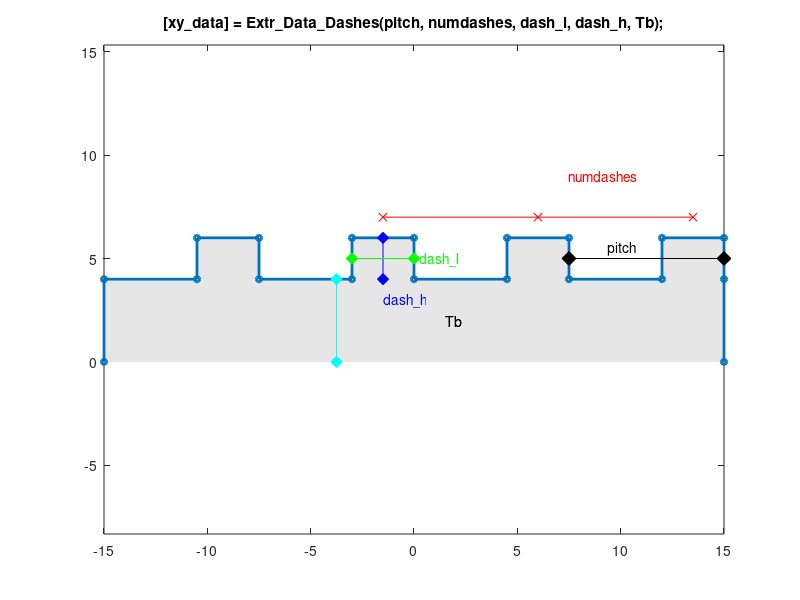

This figure's MATLAB source:
function [xy_data] = Extr_Data_Dashes(pitch, numdashes, dash_l, dash_h, Tb)
% EXTR_DATA_GEAR Produce extrusion data for a dashed line as a set of
% vertices.
%   [xy_data] = Extr_Data_Dashes(pitch, numdashes, dash_l, dash_h, Tb)
%   This function returns x-y data for a solid to represent a dashed line.
%   You can specify:
%       pitch     - Separation of dashes 
%       numdashes - Number of teeth
%       dash_l    - Length of dash
%       dash_h    - Height of dash
%       Tb        - Thickness of base of dash solid
% 
% The profile is centered about the midpoint of the  
% mid dash height.

% Copyright 2012-2022 The MathWorks, Inc.

showplot = 'n';

% DEFAULT DATA TO SHOW DIAGRAM
if (nargin == 0)
    pitch = 7.5;
    numdashes = 4;
    dash_l = 3;
    dash_h = 2;
    Tb = 4;
end

% Generate single tooth profile
dash_profile = [0    0; 
                 pitch-dash_l   0;
                 pitch-dash_l   dash_h;
                 pitch          dash_h];
    
% Repeat teeth             
rack_profile = [0 -Tb; dash_profile];             
for idx=2:numdashes
    dash_profile(:,1) = dash_profile(:,1) + pitch; 
    rack_profile = [rack_profile; dash_profile];
end
rack_profile = [rack_profile; numdashes*pitch 0; numdashes*pitch -Tb];       

% Center rack profile
rack_profile(:,1) = rack_profile(:,1) - numdashes*pitch/2;
rack_profile(:,2) = rack_profile(:,2) - dash_h/2;

xy_data = flipud(rack_profile);
dashes_origin_offset = [0 Tb+dash_h/2];
xy_data = xy_data + dashes_origin_offset; 
if (nargin == 0 || strcmpi(showplot,'plot'))
    
    % Figure name
    figString = ['h1_' mfilename];
    % Only create a figure if no figure exists
    figExist = 0;
    fig_hExist = evalin('base',['exist(''' figString ''')']);
    if (fig_hExist)
        figExist = evalin('base',['ishandle(' figString ') && strcmp(get(' figString ', ''type''), ''figure'')']);
    end
    if ~figExist
        fig_h = figure('Name',figString);
        assignin('base',figString,fig_h);
    else
        fig_h = evalin('base',figString);
    end
    figure(fig_h)
    clf(fig_h)
    
    % Plot extrusion
    patch(xy_data(:,1),xy_data(:,2),[1 1 1]*0.90,'EdgeColor','none');
    hold on
    plot(xy_data(:,1),xy_data(:,2),'-','Marker','o','MarkerSize',4,'LineWidth',2);
    axis('equal');
    
    % SHOW PARAMETERS
    hold on

	teeth_pts = [0 pitch 2*pitch]-dash_l/2;
    plot(teeth_pts,(dash_h+dashes_origin_offset(2))*ones(size(teeth_pts)),'r-x','MarkerFaceColor','r');
    text(pitch,dash_h*2+dashes_origin_offset(2),'{\color{red}numdashes}');

    plot([pitch  2*pitch]+[1 1]*dashes_origin_offset(1),[0 0]+[1 1]*dashes_origin_offset(2),'k-d','MarkerFaceColor','k','MarkerSize',10);
    text(1.25*pitch+dashes_origin_offset(1),+dash_h/4+dashes_origin_offset(2),'pitch');

    plot([1 1]*-dash_l/2+[1 1]*dashes_origin_offset(1),[-1 1]*dash_h/2+[1 1]*dashes_origin_offset(2),'b-d','MarkerFaceColor','b','MarkerSize',8);
    text(-dash_l/2+dashes_origin_offset(1),-dash_h+dashes_origin_offset(2), '{\color{blue}dash\_h}');

    plot([-1 0]*dash_l+[1 1]*dashes_origin_offset(1),[0 0]+[1 1]*dashes_origin_offset(2),'g-d','MarkerFaceColor','g','MarkerSize',8);
    text(0+dashes_origin_offset(1),0+dashes_origin_offset(2), '{\color{green}  dash\_l}');

    plot([-1 -1]*pitch/2+[1 1]*dashes_origin_offset(1),[-dash_h/2 -dash_h/2-Tb]+[1 1]*dashes_origin_offset(2),'c-d','MarkerFaceColor','c','MarkerSize',8);
    text(-pitch/2+[1 1]*dashes_origin_offset(2),-dash_h/2-Tb/2+[1 1]*dashes_origin_offset(2), '{\color{black}  Tb}');
    
    title('[xy\_data] = Extr\_Data\_Dashes(pitch, numdashes, dash\_l, dash\_h, Tb);');
    hold off
    box on
    
    clear xy_data
end
